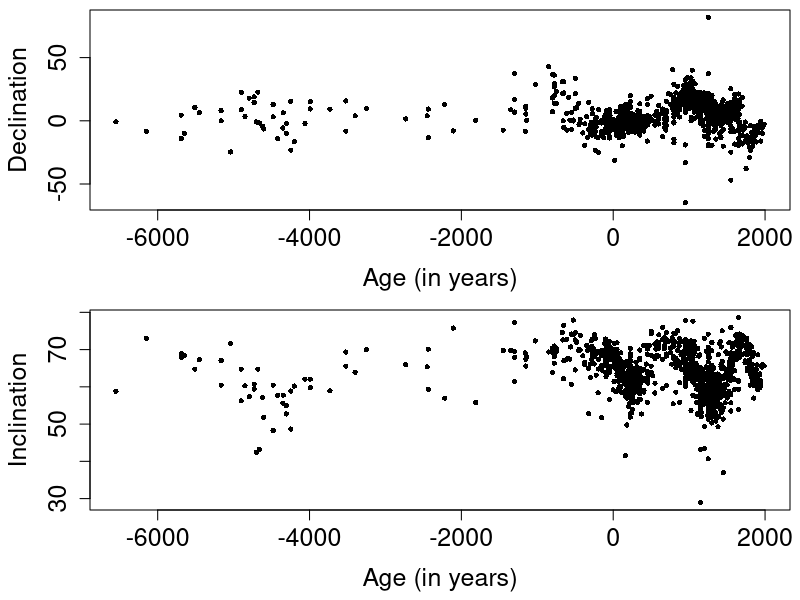

Write the R code that produced this figure.
#input data
sphere=as.matrix(read.table(file="EIFdata3.csv",header=T,sep=","))
n=length(sphere[,1])

#axial dipole correction
inc_new=sphere[,3]+(180/pi)*atan(2*tan(50.12*pi/180))-(180/pi)*atan(2*tan(sphere[,4]*pi/180))
#inc_new2=90-inc_new


depth=sphere[,1]


dec=sphere[,2]
dec2=sphere[,2]
for (j in 1:n)
{
	if (dec[j] > 200) {dec2[j]=dec[j]-360}
}
par(mfrow = c(2,1),mar=c(4.5,4.5,0.5,0.5),cex.axis=1.5)
plot(depth,dec2,xlab="Age (in years)",ylab="Declination",cex=0.7,cex.lab=1.5,pch=16)
plot(depth,inc_new,xlab="Age (in years)",ylab="Inclination",cex=0.7,cex.lab=1.5,pch=16)


#dev.off()